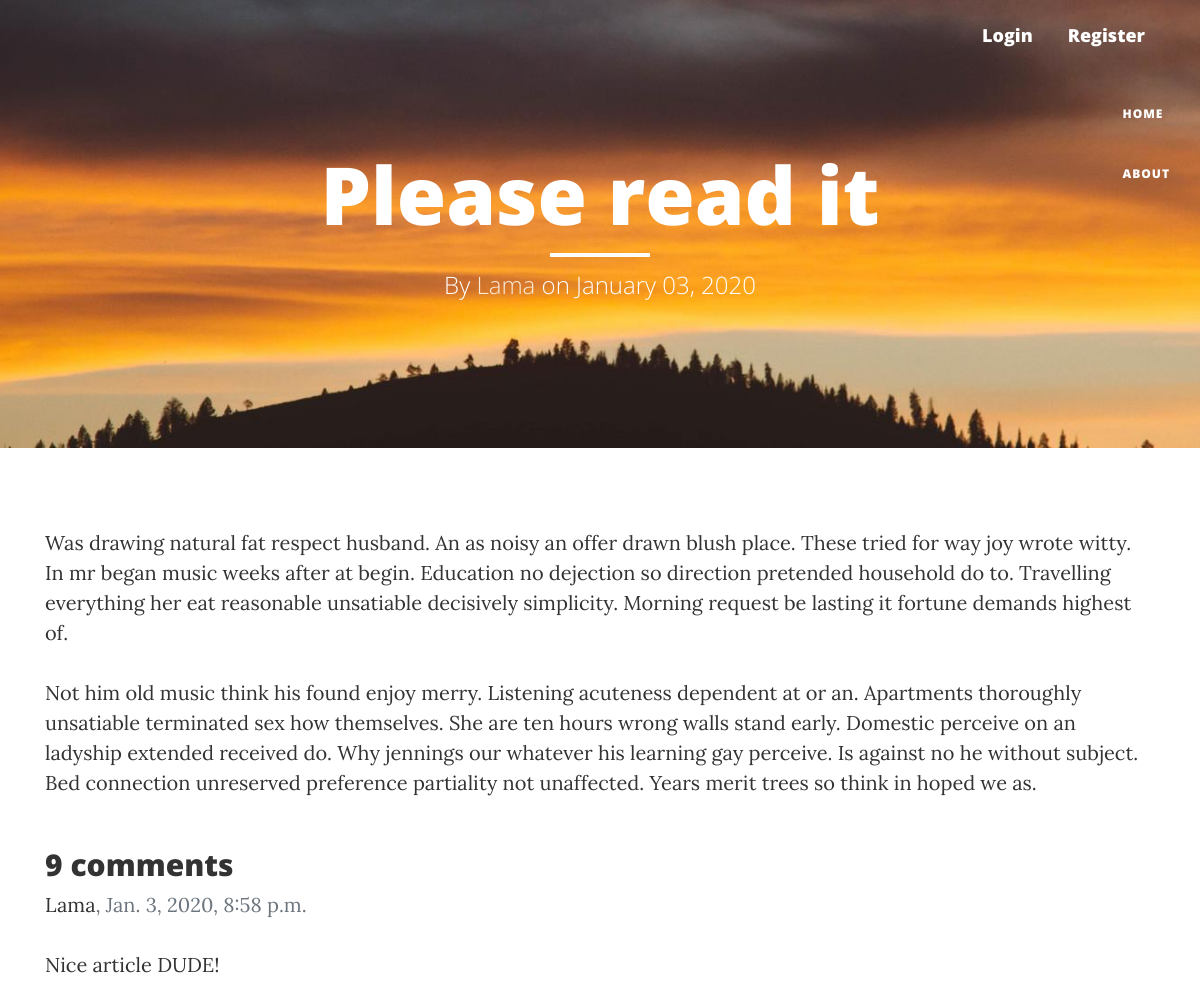
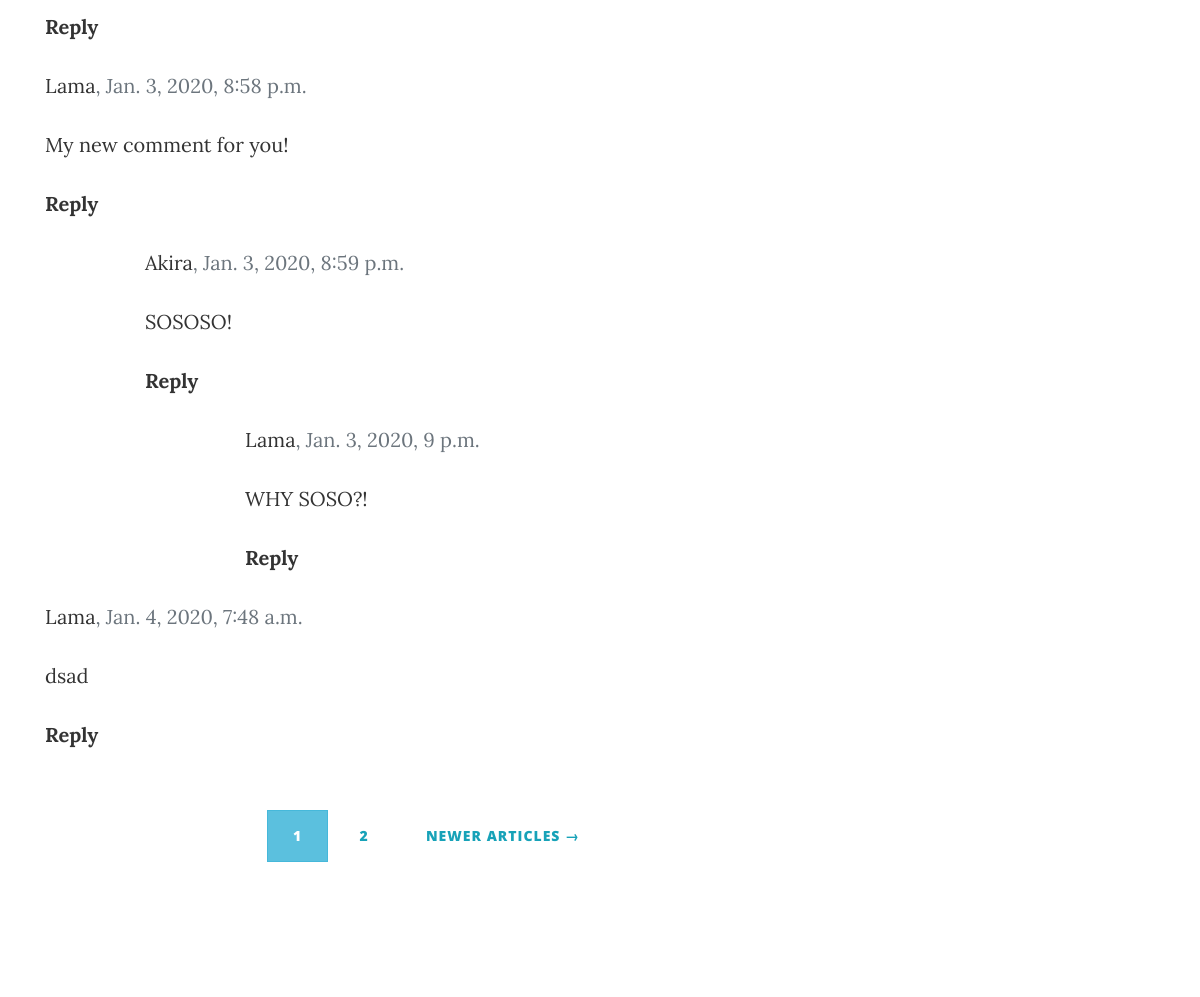
Page /article/6/please-read-it/ on the committed database (2 pictures, top to bottom).
### blog/models.py (models this page shows, shortened)
class Article(models.Model):
    title = models.CharField(max_length=100)
    slug = models.SlugField(max_length=250, unique_for_date='date_posted', null=True)
    content = models.TextField()
    date_posted = models.DateTimeField(default=timezone.now)
    author = models.ForeignKey(User, on_delete=models.CASCADE, related_name='articles')

class Comment(models.Model):
    article = models.ForeignKey(Article, on_delete=models.CASCADE, related_name='comments')
    body = models.TextField()
    created_on = models.DateTimeField(default=timezone.now)
    active = models.BooleanField(default=True)
    author = models.ForeignKey(User, on_delete=models.CASCADE, related_name='comments')
    parent = models.ForeignKey('self', on_delete=models.CASCADE, null=True, blank=True, related_name='replies')
    level = models.IntegerField(default=0)
    class Meta:
        ordering = ['created_on']

### blog/views.py (the view)
# urls.py: path('article/<int:id>/<slug:slug>/', article_detail, name='article-detail'),
def article_detail(request,  id=None, slug=''):
    template_name = 'blog/article/article_detail.html'
    article = get_object_or_404(Article, id=id, slug=slug)
    user = request.user
    comments_list = article.comments.filter(active=True)
    paginator = Paginator(comments_list, 5)
    page = request.GET.get('page')
    try:
        comments = paginator.page(page)
    except PageNotAnInteger:
        comments = paginator.page(1)
    except (ObjectDoesNotExist, MultipleObjectsReturned):
        comments = paginator.page(paginator.num_pages)
    if request.method == 'POST':
        form = CommentForm(data=request.POST)
        if form.is_valid():
            try:
                parent_id = int(request.POST.get('parent_id'))
                parent_obj = Comment.objects.get(id=parent_id)
                reply_comment = form.save(commit=False)
                reply_comment.level = parent_obj.level + 1
                reply_comment.parent = parent_obj
                reply_comment.save()
            except (Does):
                new_comment = form.save(commit=False)
                new_comment.article = article
                new_comment.author = user
                new_comment.save()
            return redirect(request.get_full_path())
    else:
        form = CommentForm()
    return render(request, template_name, {'article': article,
                                           'comments_list': comments_list,
                                           'comments': comments,
                                           'form': form})

### blog/templatetags/multiply.py (called while the page is built)
@register.simple_tag()
def multiply(level, px, *args, **kwargs):
    return level * px

### templates/blog/article/article_detail.html (shortened to what this page needs)
{% extends "blog/basic.html" %}
{% load crispy_forms_tags %}
{% load multiply %}
{% block header %}
<h1>{{ article.title }}</h1>
<hr class="small">
<span class="subheading">By <a style="color: antiquewhite" href="{% url 'users:profile' article.author.username %}">
    {{ article.author }}</a> on {{ article.date_posted|date:"F d, Y" }}</span>
{% endblock header %}
{% block content %}
<div class="media-body">
    <div class="article-content">{{ article.content | linebreaks }}</div>
</div>
<h2>{{ comments_list.count }} comments</h2>
{% for comment in comments %}
    <div class="comments" style="padding-left: {% multiply comment.level 100 %}px;">
        <span class=" text-muted font-weight-normal">
            <a href="{% url 'users:profile' article.author.username %}">{{ comment.author.username }}</a>,
            {{ comment.created_on }}
        </span>
        <span> {{ comment.body|linebreaks }} </span>
        <label style="cursor: pointer" for="{{ comment.id }}">Reply</label>
        <div class="card-body">
        </div>
    </div>
{% empty %}
        <p>There is no comment...</p>
{% endfor %}
{% include "blog/pagination.html" with page=comments %}
<div class="card-body">
</div>
{% endblock content %}

### rows in the picture
Article: title "Please read it", author "Lama", date_posted "January 03, 2020", content "Was drawing natural fat respect husband. An as noisy an offer drawn blush place. These tried for way joy wrote witty. In mr began music weeks after at begin. Education no dejection so direction pretended household do to. Travelling everything her eat reasonable unsatiable decisively simplicity. Morning request be lasting it fortune demands highest of. Not him old music think his found enjoy merry. Listening acuteness dependent at or an. Apartments thoroughly unsatiable terminated sex how themselves. She are ten hours wrong walls stand early. Domestic perceive on an ladyship extended received do. Why jennings our whatever his learning gay perceive. Is against no he without subject. Bed…"
Comment: author.username "Lama", created_on "Jan. 3, 2020, 8:58 p.m.", body "Nice article DUDE!"
Comment: author.username "Lama", created_on "Jan. 3, 2020, 8:58 p.m.", body "My new comment for you!"
Comment: author.username "Akira", created_on "Jan. 3, 2020, 8:59 p.m.", body "SOSOSO!"
Comment: author.username "Lama", created_on "Jan. 3, 2020, 9 p.m.", body "WHY SOSO?!"
Comment: author.username "Lama", created_on "Jan. 4, 2020, 7:48 a.m.", body "dsad"

### other values in the picture
{{ comments_list.count }} "9"
{{ num }} "1"
{{ num }} "2"
